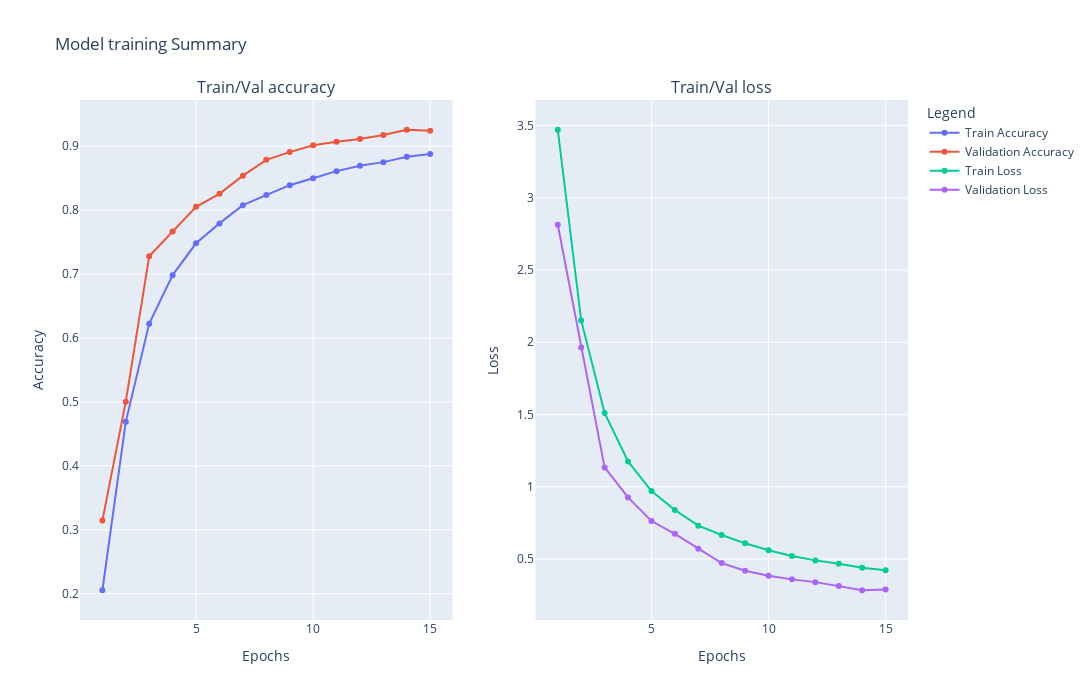

Notebook source saved alongside this figure:
### Code cell
train_summary("CRNN", history, list(range(1, 15 + 1)))

### Figure 1 — Plotly figure (JSON) as saved in the notebook; plotly's stock layout.template omitted (floating-point values rounded to 4 significant figures)
{"data": [{"mode": "lines+markers", "name": "Train Accuracy", "type": "scatter", "x": [1, 2, 3, 4, 5, 6, 7, 8, 9, 10, 11, 12, 13, 14, 15], "xaxis": "x", "y": [0.2054, 0.4689, 0.6224, 0.6983, 0.7481, 0.7792, 0.8077, 0.8234, 0.8389, 0.8498, 0.8609, 0.8693, 0.875, 0.8833, 0.8878, 0.8917, 0.897, 0.9021, 0.9031, 0.9086], "yaxis": "y"}, {"mode": "lines+markers", "name": "Validation Accuracy", "type": "scatter", "x": [1, 2, 3, 4, 5, 6, 7, 8, 9, 10, 11, 12, 13, 14, 15], "xaxis": "x", "y": [0.3144, 0.5004, 0.7278, 0.7665, 0.8051, 0.8254, 0.8538, 0.8786, 0.8907, 0.9013, 0.9068, 0.9112, 0.9173, 0.9256, 0.9241, 0.9216, 0.9353, 0.9333, 0.9417, 0.9395], "yaxis": "y"}, {"mode": "lines+markers", "name": "Train Loss", "type": "scatter", "x": [1, 2, 3, 4, 5, 6, 7, 8, 9, 10, 11, 12, 13, 14, 15], "xaxis": "x2", "y": [3.47, 2.151, 1.511, 1.175, 0.9705, 0.8392, 0.7308, 0.6665, 0.6087, 0.5604, 0.5213, 0.4908, 0.4667, 0.4393, 0.4224, 0.4061, 0.381, 0.3661, 0.3591, 0.3419], "yaxis": "y2"}, {"mode": "lines+markers", "name": "Validation Loss", "type": "scatter", "x": [1, 2, 3, 4, 5, 6, 7, 8, 9, 10, 11, 12, 13, 14, 15], "xaxis": "x2", "y": [2.813, 1.964, 1.134, 0.9265, 0.7629, 0.6746, 0.5719, 0.4718, 0.419, 0.3844, 0.3593, 0.3403, 0.3126, 0.2841, 0.2886, 0.2983, 0.2443, 0.2479, 0.2214, 0.227], "yaxis": "y2"}], "layout": {"annotations": [{"font": {"size": 16}, "showarrow": false, "text": "Train/Val accuracy", "x": 0.225, "xanchor": "center", "xref": "paper", "y": 1, "yanchor": "bottom", "yref": "paper"}, {"font": {"size": 16}, "showarrow": false, "text": "Train/Val loss", "x": 0.775, "xanchor": "center", "xref": "paper", "y": 1, "yanchor": "bottom", "yref": "paper"}], "height": 700, "legend": {"title": {"text": "Legend"}}, "title": {"text": "Model training Summary"}, "width": 1200, "xaxis": {"anchor": "y", "domain": [0, 0.45], "title": {"text": "Epochs"}}, "xaxis2": {"anchor": "y2", "domain": [0.55, 1], "title": {"text": "Epochs"}}, "yaxis": {"anchor": "x", "domain": [0, 1], "title": {"text": "Accuracy"}}, "yaxis2": {"anchor": "x2", "domain": [0, 1], "title": {"text": "Loss"}}}}
